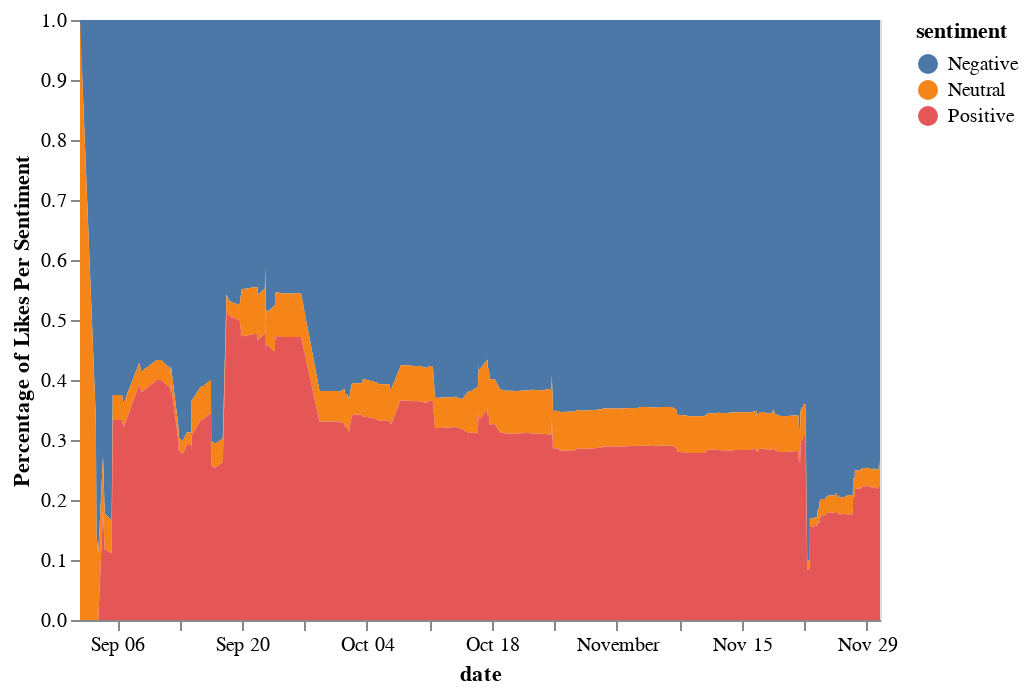

The notebook cell this image was saved under:
### Code cell
import altair as alt
from vega_datasets import data

source = altrair_like_sum

alt.Chart(source).mark_area().encode(
    x="date:T",
    y="Percentage of Likes Per Sentiment:Q",
    color="sentiment:N"
)

### Figure 1 — Vega-Lite specification as saved in the notebook (floating-point values rounded to 4 significant figures; data arrays with more than 128 entries replaced by an {"elided": "..."} marker saying what was removed)
{"config": {"view": {"continuousWidth": 400, "continuousHeight": 300}}, "data": {"name": "data-44b2dbc63b0b3c6c0544ea3c902ed73a"}, "mark": "area", "encoding": {"color": {"type": "nominal", "field": "sentiment"}, "x": {"type": "temporal", "field": "date"}, "y": {"type": "quantitative", "field": "Percentage of Likes Per Sentiment"}}, "$schema": "https://vega.github.io/schema/vega-lite/v4.8.1.json", "datasets": {"data-44b2dbc63b0b3c6c0544ea3c902ed73a": {"elided": "1839 records"}}}
